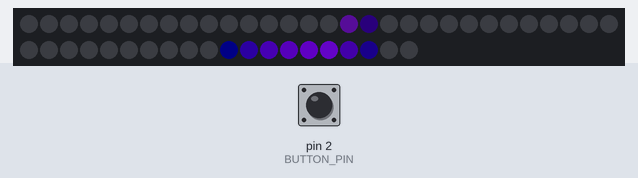
Recording of a sketch running on a simulated Arduino Uno, built with avr-gcc and run on an emulated ATmega328P. On the bench: 50 RGB LEDs in strip order, left to right, continuing on the next row. The test bench sets the inputs (shaded band); at power-on: pin 2 (BUTTON_PIN) LOW. Dim RGB values are drawn brighter than linear; colours are those a GRB WS2812 strip shows for the declared byte order; random numbers use the default seed unless the sketch sets one.

Above: at 1.2 s.
1.3 s: pin 2 (BUTTON_PIN) pulled HIGH for 0.15 s
At 1.52 s:
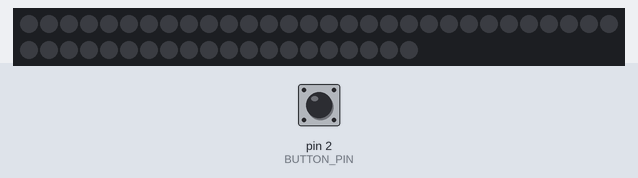
2.0 s: pin 2 (BUTTON_PIN) pulled HIGH for 1 s
At 2.9 s:
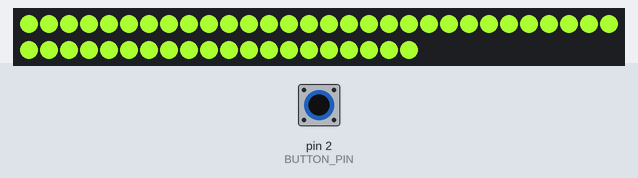
4.5 s: pin 2 (BUTTON_PIN) pulled HIGH for 0.15 s
At 4.96 s:
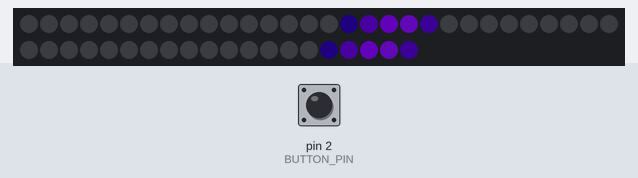
5.2 s: pin 2 (BUTTON_PIN) pulled HIGH for 3.2 s
At 6.5 s:
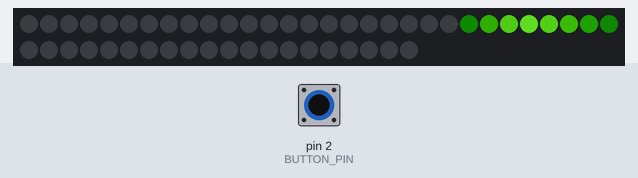
9.0 s: pin 2 (BUTTON_PIN) pulsed HIGH 2 times (0.12 s each, 0.3 s apart)
At 10.41 s:
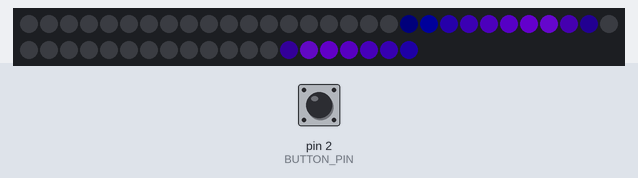
12.6 s: pin 2 (BUTTON_PIN) pulled HIGH for 0.15 s
At 13.72 s:
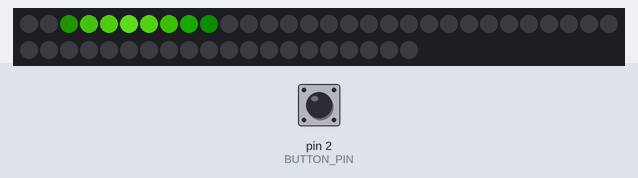
Timing chart, 0 to 14.3 s (numbered marks = the images above; inputs shaded):
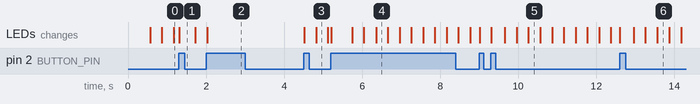

Measured:
- after the input at 4.5 s, the LEDs: first change at once (image 3 shows a later state)

The sketch:

LEDPatterns.ino
```cpp
#include <FastLED.h>
#include <math.h>

#define NUM_LEDS 50
#define LED_PIN 4
#define BUTTON_PIN 2

// Modes
#define DROPS 0
#define READING 1
#define SNAKE 2
#define NUM_MODES 3

// Common constants
#define BRIGHTNESS 255
#define FALLOFF 1
#define DIM_AMOUNT 1
#define LERP_SPEED 0.05
#define NEIGHBOUR_LERP_THRESHOLD 30
#define NEIGHBOUR_LERP_SPEED 0.2
#define SPAWN_DELAY_MIN 500
#define SPAWN_DELAY_MAX 700
#define DIM_DELAY_MIN 20
#define DIM_DELAY_MAX 20
#define CYCLE_DELAY_MIN 40
#define CYCLE_DELAY_MAX 60

// Drops pattern constants
#define DROPS_COLOUR 0xf77c3e
#define LIFETIME_DELAY_MIN 500
#define LIFETIME_DELAY_MAX 700

// Reading pattern constants
#define READING_COLOUR 0xFFA930

// Snake pattern constants
#define SNAKE_COLOUR 0x2791F5
#define EXPLODE_COLOUR 0xf77c3e
#define MAX_SNAKES 2
#define SNAKE_TRAVEL_TIME 200
#define TRAVEL_LEFT 0
#define TRAVEL_RIGHT 1
#define EXPLOSION_DELAY_MIN 1000
#define EXPLOSION_DELAY_MAX 2000

CRGB leds[NUM_LEDS];
CRGB vleds[NUM_LEDS]; // target virtual LED board which the real LEDs interpolate towards
long vled_lifetime[NUM_LEDS];
int vled_dir[NUM_LEDS];

bool is_exploded_led[NUM_LEDS];
long explode_lifetime[NUM_LEDS];

unsigned long prev_spawn_mills = 0;
unsigned long prev_dim_mills = 0;
unsigned long prev_cycle_mills = 0;
unsigned long prev_snake_mills = 0;

long spawn_delay = random(SPAWN_DELAY_MIN, SPAWN_DELAY_MAX);
long dim_delay = random(DIM_DELAY_MIN, DIM_DELAY_MAX);
long cycle_delay = random(CYCLE_DELAY_MIN, CYCLE_DELAY_MAX);
long snake_delay = SNAKE_TRAVEL_TIME;

struct influence {
  int dist;
  CRGB col;
};

int mode = SNAKE;
bool button_held = false;

struct snake {
  int index;
  int direction;
};

struct snake snakes[MAX_SNAKES];
int num_snakes = 0;

void setup() {
  FastLED.addLeds<WS2812B, LED_PIN, RGB>(leds, NUM_LEDS);
  FastLED.setBrightness(BRIGHTNESS);

  pinMode(BUTTON_PIN, INPUT);

  reset();
}

void loop() {
  // Logic for switching modes using button
  int buttonState = digitalRead(BUTTON_PIN);

  if (buttonState == HIGH && !button_held) {
    mode = (mode + 1) % NUM_MODES;
    button_held = true;
    reset();
  } else if (buttonState == LOW) {
    button_held = false;
  }

  // Apply mode
  switch (mode) {
    case DROPS:
      drops_pattern();
      break;
    case READING:
      reading_pattern();
      break;
    case SNAKE:
      snake_pattern();
      break;
    default:
      reset();
      break;
  }

  FastLED.show();
}

void snake_pattern(void) {
  unsigned long curr_mills = millis();

  update_leds(curr_mills);
  dim_leds(curr_mills);

  // Explode colliding snakes
  for (int i = 0; i < num_snakes; i++) {
    for (int j = i + 1; j < num_snakes; j++) {
      if (abs(snakes[i].index - snakes[j].index) <= 1) {
        is_exploded_led[snakes[i].index] = true;
        explode_lifetime[snakes[i].index] = curr_mills + random(EXPLOSION_DELAY_MIN, EXPLOSION_DELAY_MAX);
        remove_snake(i);
        remove_snake(j);
      }
    }
  }

  // Move snakes
  if (curr_mills - prev_snake_mills >= snake_delay) {
    snake_delay = curr_mills + SNAKE_TRAVEL_TIME;

    for (int i = 0; i < num_snakes; i++) {
      if (snakes[i].direction == TRAVEL_LEFT) {
        if (snakes[i].index <= 0) {
          snakes[i].direction = TRAVEL_RIGHT;
        } else {
          snakes[i].index -= 1;
        }
      }

      if (snakes[i].direction == TRAVEL_RIGHT) {
        if (snakes[i].index >= NUM_LEDS - 1) {
          snakes[i].direction = TRAVEL_LEFT;
        } else {
          snakes[i].index += 1;
        }
      }
    }
  }

  // Spawn new snakes
  if (curr_mills - prev_spawn_mills >= spawn_delay) {
    spawn_delay = random(SPAWN_DELAY_MIN, SPAWN_DELAY_MAX);
    prev_spawn_mills = curr_mills;

    if (num_snakes < MAX_SNAKES) {
      snakes[num_snakes].index = random(0, NUM_LEDS);
      snakes[num_snakes].direction = random(TRAVEL_LEFT, TRAVEL_RIGHT + 1);
      num_snakes++;
    }
  }

  // update snakes on vled
  for (int i = 0; i < NUM_LEDS; i++) {
    vleds[i] = 0;

    if (is_exploded_led[i]) {
      vleds[i] = EXPLODE_COLOUR;
    }
  }

  for (int i = 0; i < num_snakes; i++) {
    vleds[snakes[i].index] = SNAKE_COLOUR;
  }

  // turn is_exploded_led off after some time
  for (int i = 0; i < NUM_LEDS; i++) {
    if (is_exploded_led[i] && curr_mills >= explode_lifetime[i]) {
      is_exploded_led[i] = false;
    }
  }

  return;
}

void remove_snake(int index) {
  for (int i = index; i < num_snakes - 1; i++) {
    snakes[i] = snakes[i + 1];
  }

  num_snakes--;

  return;
}

bool vled_dir_facing(int dir1, int dir2) {
  if (dir1 == TRAVEL_LEFT && dir2 == TRAVEL_RIGHT) return true;
  if (dir1 == TRAVEL_RIGHT && dir2 == TRAVEL_LEFT) return true;

  return false;
}

void reading_pattern(void) {
  for (int i = 0; i < NUM_LEDS; i++) {
    leds[i] = READING_COLOUR;
  }

  return;
}

void drops_pattern(void) {
  unsigned long curr_mills = millis();

  update_leds(curr_mills);
  dim_leds(curr_mills);

  // Every so often, a random vLED changes to a random colour
  if (curr_mills - prev_spawn_mills >= spawn_delay) {
    spawn_delay = random(SPAWN_DELAY_MIN, SPAWN_DELAY_MAX);
    prev_spawn_mills = curr_mills;

    int vled_index = random(0, NUM_LEDS);

    vleds[vled_index] = DROPS_COLOUR;
    vled_lifetime[vled_index] = curr_mills + random(LIFETIME_DELAY_MIN, LIFETIME_DELAY_MAX);
  }

  // turn vled off after some time
  for (int i = 0; i < NUM_LEDS; i++) {
    if (vleds[i] != 0 && curr_mills >= vled_lifetime[i]) {
      vleds[i] = 0;
    }
  }
}

void dim_leds(unsigned long curr_mills) {
  // dim LEDs
  if (curr_mills - prev_dim_mills >= dim_delay) {
    dim_delay = random(DIM_DELAY_MIN, DIM_DELAY_MAX);
    prev_dim_mills = curr_mills;

    for (int i = 0; i < NUM_LEDS; i++) {
      if (leds[i].r != 0) leds[i].r = dim_no_overflow(leds[i].r);
      if (leds[i].g != 0) leds[i].g = dim_no_overflow(leds[i].g);
      if (leds[i].b != 0) leds[i].b = dim_no_overflow(leds[i].b);
    }
  }
}

void update_leds(unsigned long curr_mills) {
  // update LED values
  if (curr_mills - prev_cycle_mills >= cycle_delay) {
    cycle_delay = random(CYCLE_DELAY_MIN, CYCLE_DELAY_MAX);
    prev_cycle_mills = curr_mills;

    for (int i = 0; i < NUM_LEDS; i++) {
      struct influence arr[FALLOFF * 2];

      int arr_size = get_influences(arr, i);
      influence_leds(arr, arr_size, i);
    }
  }
}

void reset(void) {
  for (int i = 0; i < NUM_LEDS; i++) {
    leds[i] = 0;
    vleds[i] = 0;
    vled_lifetime[i] = 0;
  }

  return;
}

int dim_no_overflow(int curr) {
  if (DIM_AMOUNT > curr) {
    return 0;
  } else {
    return curr -= DIM_AMOUNT;
  }
}

void influence_leds(struct influence arr[], int arr_size, int pos) {
  // average out all influences into a single colour
  CRGB avg = 0;

  int r_avg = 0;
  int g_avg = 0;
  int b_avg = 0;
  int total_strength = 0;

  for (int i = 0; i < arr_size; i++) {
    int strength = FALLOFF - arr[i].dist;
    r_avg += arr[i].col.r * strength;
    g_avg += arr[i].col.g * strength;
    b_avg += arr[i].col.b * strength;
    total_strength += strength;
  }

  avg.r = r_avg / total_strength;
  avg.g = g_avg / total_strength;
  avg.b = b_avg / total_strength;

  // find linear interpolation between current colour and target colour
  leds[pos].r += floor((avg.r - leds[pos].r) * LERP_SPEED * total_strength);
  leds[pos].g += floor((avg.g - leds[pos].g) * LERP_SPEED * total_strength);
  leds[pos].b += floor((avg.b - leds[pos].b) * LERP_SPEED * total_strength);

  // find the strongest neighbour and lerp to it
  CRGB for_neighbour = 0;
  CRGB back_neighbour = 0;
  CRGB strongest_neighbour;

  if (pos + 1 < NUM_LEDS) {
    for_neighbour = leds[pos+1];
  }

  if (pos - 1 >= 0) {
    back_neighbour = leds[pos-1];
  }

  int for_val = for_neighbour.r + for_neighbour.g + for_neighbour.b;
  int back_val = back_neighbour.r + back_neighbour.g + back_neighbour.b;
  int strongest_val;

  if (for_val > back_val) {
    strongest_neighbour = for_neighbour;
    strongest_val = for_val;
  } else {
    strongest_neighbour = back_neighbour;
    strongest_val = back_val;
  }

  int curr_val = leds[pos].r + leds[pos].g + leds[pos].b;

  // lerp to strongest neighbour if the difference between current and neighbour exceeds the neighbour lerp threshold
  if (strongest_val - curr_val > NEIGHBOUR_LERP_THRESHOLD) {
    leds[pos].r += floor((strongest_neighbour.r - leds[pos].r) * NEIGHBOUR_LERP_SPEED);
    leds[pos].g += floor((strongest_neighbour.g - leds[pos].g) * NEIGHBOUR_LERP_SPEED);
    leds[pos].b += floor((strongest_neighbour.b - leds[pos].b) * NEIGHBOUR_LERP_SPEED);
  }

  return;
}

int get_influences(struct influence arr[], int pos) {
  int arr_size = 0;

  for (int i = pos; i < pos + FALLOFF; i++) {
    if (i >= NUM_LEDS) break;

    if (vleds[i] != 0) {
      arr[arr_size] = { .dist = i - pos, .col = vleds[i] };
      arr_size++;
    }
  }

  for (int j = pos; j > pos - FALLOFF; j--) {
    if (j < 0) break;

    if (vleds[j] != 0) {
      arr[arr_size] = { .dist = pos - j, .col = vleds[j] };
      arr_size++;
    }
  }

  return arr_size;
}
```
